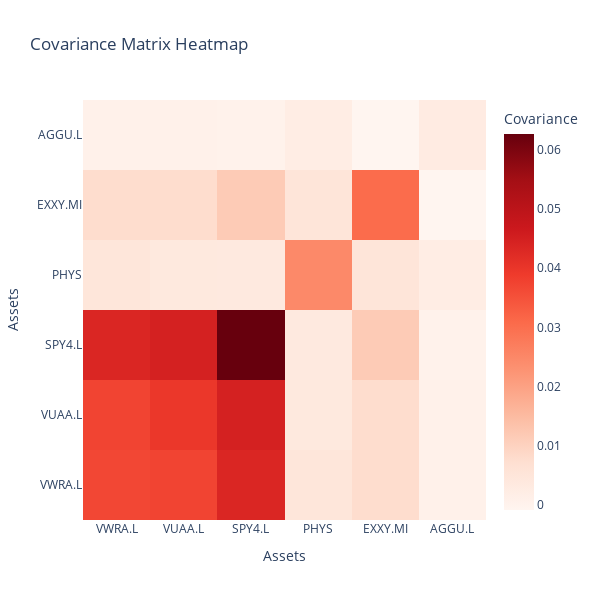

Here is the notebook cell this chart was saved with:
### Markdown cell above
## 2.5 - Covariance Matrix

### Code cell
S = risk_models.sample_cov(etf_prices, log_returns=True)

# Plot covariance matrix as a heatmap
fig = go.Figure(
    data=go.Heatmap(
        z=S.values,  # Covariance values
        x=S.columns,  # ETF names (columns)
        y=S.columns,  # ETF names (rows)
        colorscale="reds",  # Choose a color scale
        colorbar=dict(title="Covariance"),
    )
)

# Customize the layout
fig.update_layout(
    title="Covariance Matrix Heatmap",
    xaxis_title="Assets",
    yaxis_title="Assets",
    width=600,
    height=600
)

fig.show()

### Figure 1 — Plotly figure (JSON) as saved in the notebook; plotly's stock layout.template omitted (floating-point values rounded to 4 significant figures)
{"data": [{"colorbar": {"title": {"text": "Covariance"}}, "colorscale": [[0, "rgb(255,245,240)"], [0.125, "rgb(254,224,210)"], [0.25, "rgb(252,187,161)"], [0.375, "rgb(252,146,114)"], [0.5, "rgb(251,106,74)"], [0.625, "rgb(239,59,44)"], [0.75, "rgb(203,24,29)"], [0.875, "rgb(165,15,21)"], [1, "rgb(103,0,13)"]], "type": "heatmap", "x": ["VWRA.L", "VUAA.L", "SPY4.L", "PHYS", "EXXY.MI", "AGGU.L"], "y": ["VWRA.L", "VUAA.L", "SPY4.L", "PHYS", "EXXY.MI", "AGGU.L"], "z": [[0.03683, 0.0373, 0.04356, 0.00491, 0.007698, 0.000697], [0.0373, 0.03978, 0.04474, 0.003747, 0.007719, 0.0005719], [0.04356, 0.04474, 0.06273, 0.003561, 0.0115, 0.0003064], [0.00491, 0.003747, 0.003561, 0.02466, 0.00527, 0.002269], [0.007698, 0.007719, 0.0115, 0.00527, 0.03048, -0.0009304], [0.000697, 0.0005719, 0.0003064, 0.002269, -0.0009304, 0.002873]]}], "layout": {"height": 600, "title": {"text": "Covariance Matrix Heatmap"}, "width": 600, "xaxis": {"title": {"text": "Assets"}}, "yaxis": {"title": {"text": "Assets"}}}}
